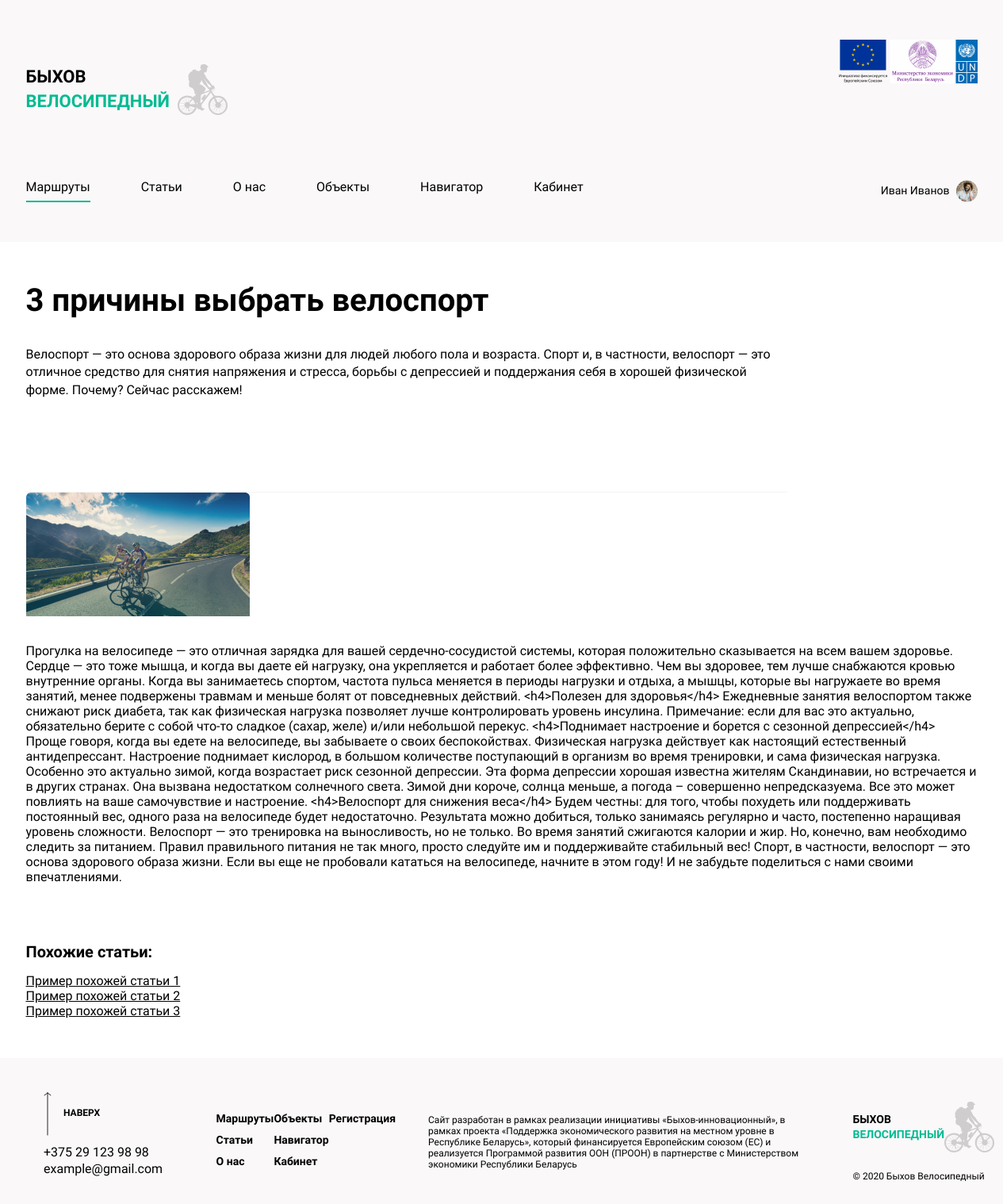
Page //articles/2/ on the committed database.
### articles/models.py (models this page shows)
class VeloArticles(models.Model):
    article_image = models.FileField(upload_to='images/')
    article_text = models.TextField()
    article_big_text = models.TextField()
    article_heading = models.CharField(max_length=300)
    article_date = models.DateTimeField()

### articles/views.py (the view)
# urls.py: path('/articles/<int:article_id>/', articles.views.specific_article, name='specific_article'),
def specific_article(request, article_id):
    article = VeloArticles.objects.get(id=article_id)
    return render(request, 'articles/specific_article.html', {'article': article})

### articles/templates/articles/specific_article.html (shortened to what this page needs)
<!DOCTYPE html>
{%load static%}
<html lang="en">
<head>
    <link rel="stylesheet" href="{%static "css/style.css"%}">
</head>
<body>
    <header>
        <div class="container">
            <div class="top-header flex-between">
                <a href="/" class="logo flex-between">
                    <div>
                        <p class="logo-top">Быхов</p>
                        <p class="logo-bottom">Велосипедный</p>
                    </div>
                    <img src="{% static "images/logo.svg"%}" class="logo-img" />
                </a>
                <div class="partners">
                    <img src="{% static "images/es.png"%}" />
                    <img src="{% static "images/rb.png"%}"  />
                    <img src="{% static "images/undp.png"%}"  />
                </div>
            </div>
            <div class="flex-between">
                <div class="nav">
                    <a href="/" class="nav-item active">Маршруты</a>
                    <a href="{%url 'articles'%}" class="nav-item">Статьи</a>
                    <a href="{%url 'about'%}" class="nav-item">О нас</a>
                    <a href="{% url 'objects'%}" class="nav-item">Объекты</a>
                    <a href="{%url 'navigator'%}"  class="nav-item">Навигатор</a>
                    <a href="{%url 'saved'%}" class="nav-item">Кабинет</a>
                </div>
                <div class="account flex-between">
                    <p class="account-title">Иван Иванов</p>
                    <img class="account-avatar" src="{% static "images/avatar.png"%}"/>
                </div>
            </div>
        </div>
    </header>
    <section class="main-content">
<div class="article bg-white">
            <div class="container">
        <div class="flex-between main-article-container">
            <div class="main-article">
                <h1>{{ article.article_heading }}</h1>
                <p>{{ article.article_text}}</p>
            </div>
            <div class="main-article-img">
                <img class="account-avatar" src="{{ article.article_image.url }}" />
            </div>
        </div>
        <div class="article-content">
                {{ article.article_big_text}}
        </div>
            <div class="match-articles">
                <h5>Похожие статьи:</h5>
                <a href="#">Пример похожей статьи 1</a>
                <a href="#">Пример похожей статьи 2</a>
                <a href="#">Пример похожей статьи 3</a>
            </div>
            </div>
        </div>
    </section>
    <footer>
        <div class="container flex-between">
            <div class="address-block">
                <div class="ontop">
                    Наверх
                </div>
                <p class="phone">+375 29 123 98 98</p>
                <div class="mail">example@gmail.com</div>
            </div>
            <div class="footer-nav">
                <a href="/" class="footer-nav-item">Маршруты</a>
                <a href="{%url 'articles'%}" class="footer-nav-item">Статьи</a>
                <a href="{%url 'about'%}"  class="footer-nav-item">О нас</a>
                <a href="{%url 'objects'%}"class="footer-nav-item">Объекты</a>
                <a href="{%url 'navigator'%}" class="footer-nav-item">Навигатор</a>
                <a href="{%url 'saved'%}" class="footer-nav-item">Кабинет</a>
                <a href="{%url 'registration'%}" class="footer-nav-item">Регистрация</a>
            </div>
            <div class="footer-text">
                Сайт разработан в рамках реализации инициативы «Быхов-инновационный»,
                в рамках проекта «Поддержка экономического развития на местном уровне
                в Республике Беларусь», который финансируется Европейским союзом (ЕС)
                 и реализуется Программой развития ООН (ПРООН) в партнерстве
                 с Министерством экономики Республики Беларусь
            </div>
            <div class="footer-logo">
                <a href="/" class="logo flex-between">
                    <div>
                        <p class="logo-top">Быхов</p>
                        <p class="logo-bottom">Велосипедный</p>
                    </div>
                    <img src="{% static "images/logo.svg" class="logo-img"%}"  />
                </a>
                <div class="copy">&copy; 2020 Быхов Велосипедный</div>
            </div>
        </div>
    </footer>
</body>
</html>

### velo/static/css/style.css (style rules this page uses)
html, body { margin: 0; padding: 0; border: 0; }
body { font-family: 'Raleway', sans-serif; color: black; background-color: #faf8f9; }
html { height: 100%; }
body { display: flex; flex-direction: column; height: 100%; }
header { flex: 0 0 auto; }
.main-content { flex: 1 0 auto; }
footer { flex: 0 0 auto; }
* { box-sizing: border-box; }
a { text-decoration: none; color: black; }
.flex-between { display: flex; flex-flow: wrap; justify-content: space-between; align-items: center; }
img { border: 0; }
p { margin: 0; }
h1 { font-size: 40px; font-weight: 600; margin: 0; }
p { font-size: 16px; line-height: 1.4; }
.container { width: 1200px; margin: auto; }
header { padding-top: 50px; }
.logo-top { text-transform: uppercase; font-weight: 900; font-size: 22px; }
.logo-bottom { text-transform: uppercase; font-weight: 900; color: #00bb91; font-size: 22px; }
.logo-img { margin-left: 10px; }
.nav-item { font-size: 16px; display: inline-block; padding-bottom: 8px; border-bottom: 2px solid transparent; margin-right: 60px; }
.active { border-bottom-color: #00bb91; }
.nav { margin-top: 50px; margin-bottom: 50px; }
.account-title { font-size: 14px; margin-right: 8px; }
footer { padding: 55px; }
.footer-nav-item { font-size: 14px; font-weight: 600; height: 22px; }
.footer-text { font-size: 12px; flex-basis: 39%; }
.ontop { background: url('./images/arrow-top.svg') left center no-repeat; background-size: contain; text-transform: uppercase; height: 55px; padding-left: 25px; padding-top: 19px; font-size: 12px; font-weight: 600; margin-bottom: 10px; margin-top: -20px; }
.footer-logo .logo-top { font-size: 14px; }
.footer-logo .logo-bottom { font-size: 14px; }
.copy { font-size: 12px; margin-top: 23px; }
.footer-nav { justify-content: space-between; display: flex; flex-direction: column; height: 76px; flex-wrap: wrap; width: 200px; }
.bg-white { background-color: white; }
.article { padding-top: 50px; padding-bottom: 50px; }
.main-article { flex-basis: 80%; height: 266px; border-bottom: 1px solid #f4f4f4; }
.main-article h1 { margin-bottom: 34px; }
.main-article p { font-size: 16px; height: 88px; overflow: hidden; }
.main-article-container { margin-bottom: 30px; }
.article-content { font-size: 16px; padding-bottom: 40px; }
.match-articles h5 { font-size: 20px; font-weight: bold; margin-bottom: 15px; }
.match-articles a { text-decoration: underline; display: block; }
.partners { margin-bottom: 70px; display: flex; justify-content: space-between; align-items: flex-start; }

### rows in the picture
VeloArticles: article_heading "3 причины выбрать велоспорт", article_text "Велоспорт — это основа здорового образа жизни для людей любого пола и возраста. Спорт и, в частности, велоспорт — это отличное средство для снятия напряжения и стресса, борьбы с депрессией и поддержания себя в хорошей физической форме. Почему? Сейчас расскажем!", article_image (picture), article_big_text "Прогулка на велосипеде — это отличная зарядка для вашей сердечно-сосудистой системы, которая положительно сказывается на всем вашем здоровье. Сердце — это тоже мышца, и когда вы даете ей нагрузку, она укрепляется и работает более эффективно. Чем вы здоровее, тем лучше снабжаются кровью внутренние органы. Когда вы занимаетесь спортом, частота пульса меняется в периоды нагрузки и отдыха, а мышцы, которые вы нагружаете во время занятий, менее подвержены травмам и меньше болят от повседневных действий. <h4>Полезен для здоровья</h4> Ежедневные занятия велоспортом также снижают риск диабета, так как физическая нагрузка позволяет лучше контролировать уровень инсулина. Примечание: если для вас это…"
